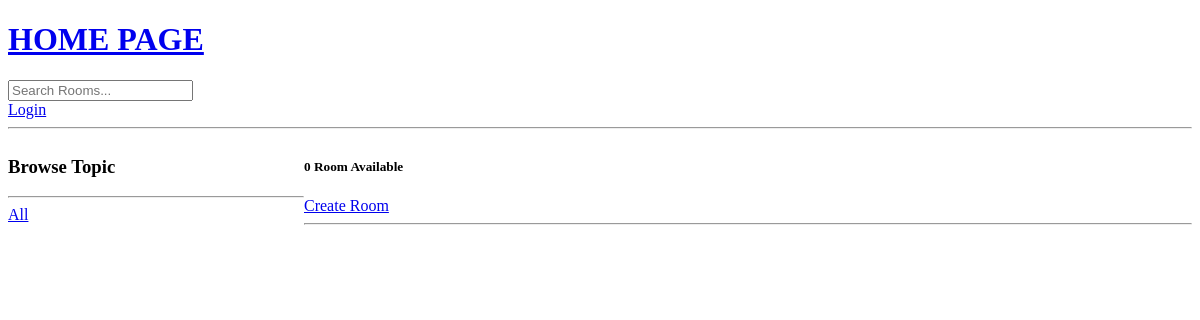
Page /?q=Python on the earlier database version.
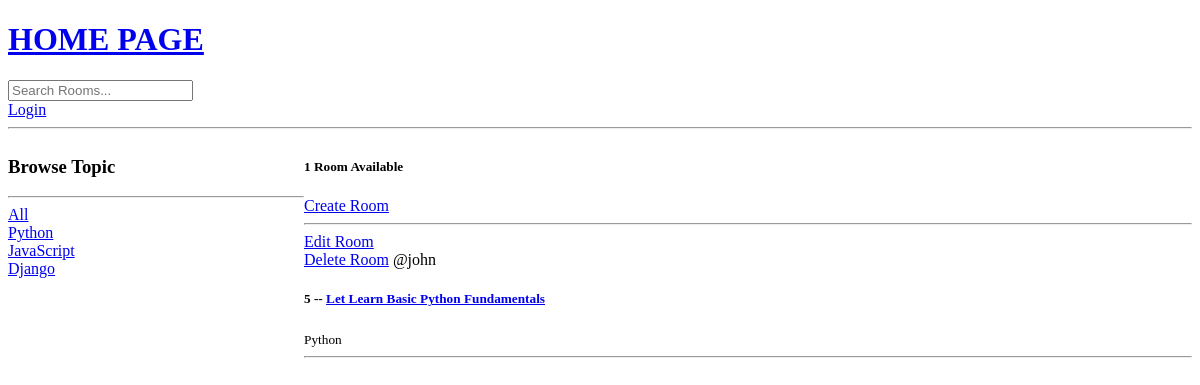
Same page on the later database version.
### base/models.py (models this page shows, shortened)
class Topic(models.Model):
    name = models.CharField(max_length=200)

class Room(models.Model):
    host = models.ForeignKey(User, on_delete=models.SET_NULL, null=True)
    topic = models.ForeignKey(Topic, on_delete=models.SET_NULL, null=True)
    name = models.CharField(max_length=200)
    description = models.TextField(null=True, blank=True)
    updated = models.DateTimeField(auto_now=True)
    created = models.DateTimeField(auto_now_add=True)
    class Meta:
        ordering = ['-updated', 'created']

### base/views.py (the view)
# urls.py: path("", views.home, name="home"),
def home(request):
    q = request.GET.get('q') if request.GET.get('q') != None else ''
    rooms = Room.objects.filter(
        Q(topic__name__icontains=q) |
        Q(name__icontains=q) |
        Q(description__icontains=q)
        )
    topics = Topic.objects.all()
    room_count = rooms.count()
    context = {'rooms': rooms, 'topics': topics, 'room_count': room_count}
    return render(request, 'base/home.html', context)

### base/templates/base/home.html (shortened to what this page needs)
{% extends 'main.html' %}
{% block content %}
<div class="home-container">
    <div>
        <h3>Browse Topic</h3>
        <hr>
        <div>
            <a href="{% url 'home' %}">All</a>
        </div>
        {% for topic in topics %}
            <div>
                <a href="{% url 'home' %}?q={{topic.name}}">{{topic.name}}</a>
            </div>
        {% endfor %}
    </div>
    <div>
            <h5>{{room_count}} Room Available</h5>
            <a href="{% url 'create-room' %}">Create Room</a>
            <hr>
            <div>
                {% for room in rooms %}
                    <div>
                        <a href="{% url 'update-room' room.id %}">Edit Room</a>
                        <br>
                        <a href="{% url 'delete-room' room.id %}">Delete Room</a>
                        <span>@{{room.host.username}}</span>
                        <h5>{{room.id}} -- <a href="{% url 'room' room.id %}">{{room.name}}</a></h5>
                        <small>{{room.topic.name}}</small>
                        <hr>
                    </div>
                {% endfor%}
            </div>
    </div>
</div>
{% endblock content %}

Differences in the rows shown:
added Topic: name "Python"
added Topic: name "JavaScript"
added Topic: name "Django"
added Room: host.username "john", id "5", name "Let Learn Basic Python Fundamentals", topic.name "Python"
Other differences:
{{ room_count }}: "0" → "1"
